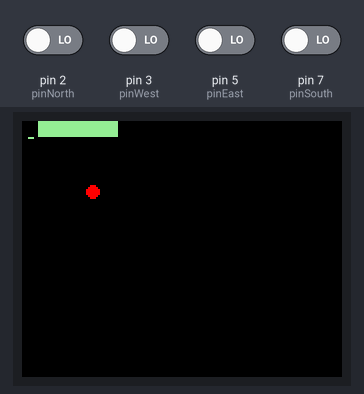
A sketch run on a simulated Arduino Uno, built with avr-gcc and run on an emulated ATmega328P. Parts: 160×128 colour display. Inputs (shaded band) come from the test bench; at power-on: pin 2 (pinNorth), pin 3 (pinWest), pin 5 (pinEast), pin 7 (pinSouth) LOW. Random numbers use the default seed unless the sketch sets one; what the sketch prints to the serial monitor is not drawn.

Above: at 1.3 s.
1.4 s: pin 2 (pinNorth) driven HIGH
At 2.7 s:
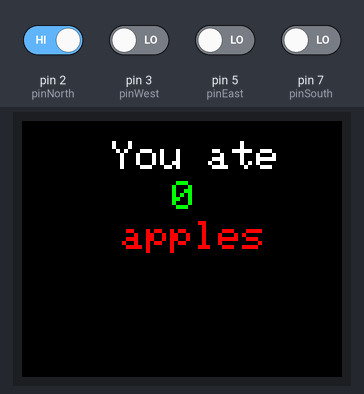
At 3.2 s:
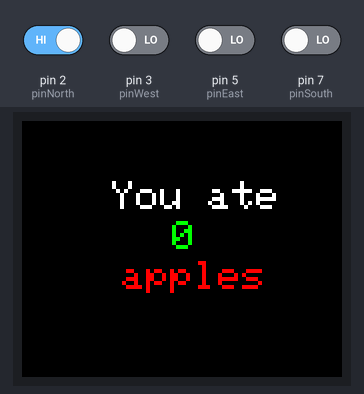
4.6 s: pin 3 (pinWest) driven HIGH
7.8 s: pin 5 (pinEast) driven HIGH
11.0 s: pin 7 (pinSouth) driven HIGH
At 12.0 s:
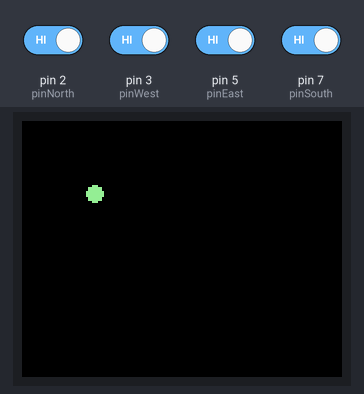
Timing chart, 0 to 14.0 s (numbered marks = the images above; inputs shaded):
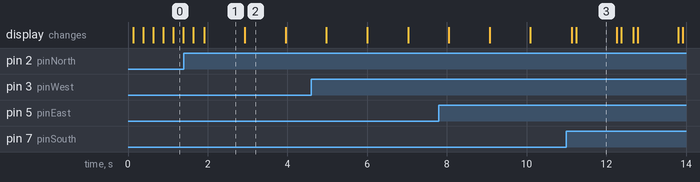

Measured:
- what the display in image 1 shows lasts 1.0 s, from 1.9 s to 2.9 s

The sketch:

Snake.ino
```cpp
/*
BUG FIXES:
  FIXED Overflow error when grabbing 9th apple (arrays can't keep up)
  apple is too big and leaves trail

FEATURES:
  gameover screen needs work
  add sound when picking up apple, when changing direction, on game over.
*/


// include the necessary libraries
#include <SPI.h>
#include <TFT.h> // Hardware-specific library

#define LCD_CS 10
#define DC    9
#define RESET    8

//Button pins
const int pinNorth = 2;
const int pinEast = 5;
const int pinSouth = 7;
const int pinWest = 3;

TFT myScreen = TFT(LCD_CS, DC, RESET); // initialises LCD screen

// Snake vars
static const int SCREEN_WIDTH = 160;
static const int SCREEN_HEIGTH = 120;
static const int UNIT_SIZE = 8;
static const int XGAME_UNITS = SCREEN_WIDTH / UNIT_SIZE;
static const int YGAME_UNITS = SCREEN_HEIGTH / UNIT_SIZE;
static const int DELAY = 250;
int x[XGAME_UNITS * YGAME_UNITS];
int y[YGAME_UNITS * YGAME_UNITS];

int bodyParts = 6;
int applesEaten;
int appleX;
int appleY;
char direction = 'R'; // R: right, L: left, U: up, D: down
bool running = false;
long randomNumber;

char printout[4];

//restart vars
bool north = false;
bool east = false;
bool west = false;
bool south = false;
bool checkRestartInput;

void setup() {
  Serial.begin(9600);
  randomSeed(analogRead(A0));

  myScreen.begin();
  myScreen.background(0, 0, 0);

  pinMode(pinNorth, INPUT);
  pinMode(pinEast, INPUT);
  pinMode(pinSouth, INPUT);
  pinMode(pinWest, INPUT);
  digitalWrite(pinNorth, LOW);
  digitalWrite(pinEast, LOW);
  digitalWrite(pinSouth, LOW);
  digitalWrite(pinWest, LOW);

  newApple();

  running = true;

}

// main function
void loop(){
  if (running) {
    move();
    draw();
    checkApple();
    checkCollision();
    delay(DELAY);
  } else {
    gameOver();
    if (digitalRead(pinNorth) == HIGH && digitalRead(pinEast) == HIGH && digitalRead(pinSouth) == HIGH && digitalRead(pinWest) == HIGH) {
      startGame();
    }
  }
}

void startGame() {
  myScreen.background(0, 0, 0);
  bodyParts = 6;
  applesEaten = 0;
  newApple();
  running = true;
}

void newApple() {
  delay(110);
  myScreen.fillCircle(appleX + (UNIT_SIZE/2), appleY + (UNIT_SIZE/2), UNIT_SIZE/2, myScreen.Color565(144, 238, 144));
  appleX = random(0, XGAME_UNITS) * UNIT_SIZE;
  appleY = random(0, YGAME_UNITS) * UNIT_SIZE;
}

/*
Serial monitor outputs are for debugging, I had problems with noise and such.
*/
void checkInput() {
  if (digitalRead(pinWest) == HIGH && direction != 'R') {
    Serial.println("WEST");
    direction = 'L';
  }
  if (digitalRead(pinSouth) == HIGH && direction != 'U') {
    Serial.println("SOUTH");
    direction = 'D';
  }
  if (digitalRead(pinNorth) == HIGH && direction != 'D') {
    Serial.println("NORTH");
    direction = 'U';
  }
  if (digitalRead(pinEast) == HIGH && direction != 'L') {
    Serial.println("EAST");
    direction = 'R';
  }

}

void move() {
  checkInput();

  for (int i = bodyParts; i > 0; i--) {
    x[i] = x[i-1];
    y[i] = y[i-1];
  }

  switch(direction) {
    case 'U':
      y[0] = y[0] - UNIT_SIZE;
      break;
    case 'D':
      y[0] = y[0] + UNIT_SIZE;
      break;
    case 'R':
      x[0] = x[0] + UNIT_SIZE;
      break;
    case 'L':
      x[0] = x[0] - UNIT_SIZE;
      break;
  }
}


void draw() {
  //draw apple
  myScreen.fill(255, 0, 0);
  myScreen.fillCircle(appleX + (UNIT_SIZE/2) - 1, appleY + (UNIT_SIZE/2) - 1, UNIT_SIZE/2 - 1, ST7735_RED);

  /* Draw Snake
  Removes last bodypart and draws new bodypart in front
  */

  myScreen.noStroke();
  myScreen.fill(0, 0, 0);
  myScreen.rect(x[bodyParts - 1], y[bodyParts - 1], UNIT_SIZE, UNIT_SIZE);
  myScreen.fill(144, 238, 144);
  myScreen.rect(x[0], y[0], UNIT_SIZE, UNIT_SIZE);
}

void checkApple() {
  if (x[0] == appleX && y[0] == appleY) {
    newApple();
    bodyParts++;
    applesEaten++;
  }
}

void checkCollision() {
  //collision with snake
  for (int i = bodyParts; i > 0; i--) {
    if ((x[0] == x[i]) && (y[0] == y[i])) {
      running = false;
    }
  }

  //collision LEFT
  if (x[0] < 0) {
    running = false;
  }

  //collision RIGHT
  if (x[0] > SCREEN_WIDTH) {
    running = false;
  }

  //collision TOP
  if (y[0] < 0) {
    running = false;
  }

  //collision BOTTOM
  if (y[0] > SCREEN_HEIGTH) {
    running = false;
  }

}

void gameOver() {
  String score = String(applesEaten);
  score.toCharArray(printout, 4);
  myScreen.stroke(255, 255, 255);
  myScreen.setTextSize(2);
  int i = 0;

  // Game over screen loop
  while (!running) {
    myScreen.stroke(255, 255, 255);
    myScreen.background(0, 0, 0);
    myScreen.text("You ate", SCREEN_WIDTH/2 - 35, (SCREEN_HEIGTH/2 - 50) + 20*(i%3));
    myScreen.stroke(0, 255, 0);
    myScreen.text(printout, SCREEN_WIDTH/2 - 5, (SCREEN_HEIGTH/2 - 30) + 20*(i%3));
    myScreen.stroke(255, 0, 0);
    myScreen.text("apples", SCREEN_WIDTH/2 - 30, (SCREEN_HEIGTH/2 - 10) + 20*(i%3));
    if (checkRestart()) {
      startGame();
    }
    delay(1000);
    i++;
  }

}

/* CheckRestart()
This function should check wether or not all buttons are pressed and if so it should restart the game.
DOESN'T WORK YET
*/
bool checkRestart() {
  bool north = false;
  bool east = false;
  bool south = false;
  bool west = false;

  if (digitalRead(pinNorth) == HIGH) {
    Serial.println("NORTH");
    north = true;
  }

  if (digitalRead(pinWest) == HIGH) {
    Serial.println("WEST");
    west = true;
  }

  if (digitalRead(pinEast) == HIGH) {
    Serial.println("EAST");
    east = true;
  }

  if (digitalRead(pinSouth) == HIGH) {
    Serial.println("SOUTH");
    south = true;
  }

  return south && east && west && north;

}
```
